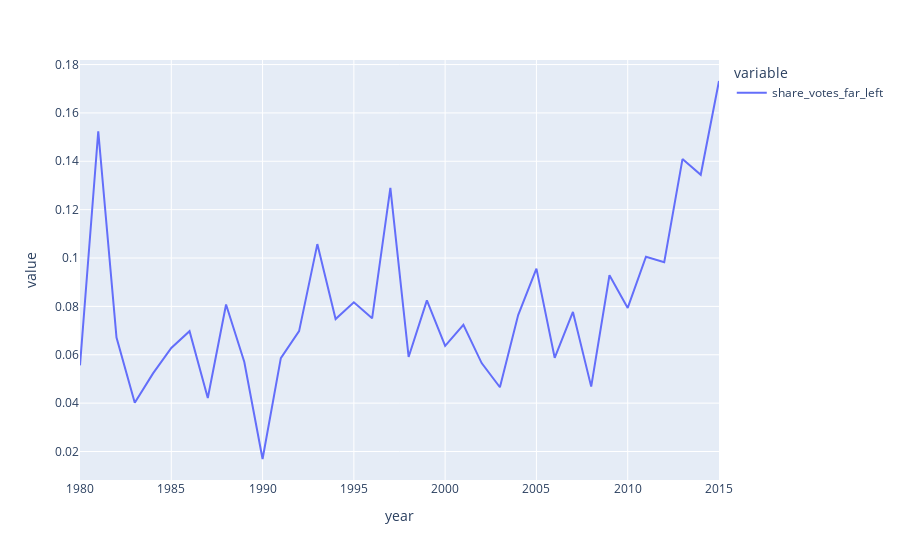

Notebook source saved alongside this figure:
### Code cell
only_elections.groupby("year")["share_votes_far_left"].mean().plot()

### Figure 1 — Plotly figure (JSON) as saved in the notebook; plotly's stock layout.template omitted (floating-point values rounded to 4 significant figures)
{"data": [{"hovertemplate": "variable=share_votes_far_left<br>year=%{x}<br>value=%{y}<extra></extra>", "legendgroup": "share_votes_far_left", "line": {"color": "#636efa", "dash": "solid"}, "marker": {"symbol": "circle"}, "mode": "lines", "name": "share_votes_far_left", "orientation": "v", "showlegend": true, "type": "scatter", "x": [1980, 1981, 1982, 1983, 1984, 1985, 1986, 1987, 1988, 1989, 1990, 1991, 1992, 1993, 1994, 1995, 1996, 1997, 1998, 1999, 2000, 2001, 2002, 2003, 2004, 2005, 2006, 2007, 2008, 2009, 2010, 2011, 2012, 2013, 2014, 2015], "xaxis": "x", "y": [0.05561, 0.1524, 0.06709, 0.04015, 0.0523, 0.06283, 0.06974, 0.04213, 0.08078, 0.05702, 0.0169, 0.05863, 0.06975, 0.1058, 0.07478, 0.0817, 0.07507, 0.129, 0.05908, 0.0825, 0.06369, 0.0724, 0.05656, 0.04657, 0.07639, 0.09561, 0.05875, 0.07772, 0.04683, 0.09288, 0.07937, 0.1005, 0.09828, 0.1409, 0.1344, 0.1732], "yaxis": "y"}], "layout": {"legend": {"title": {"text": "variable"}, "tracegroupgap": 0}, "margin": {"t": 60}, "xaxis": {"anchor": "y", "domain": [0, 1], "title": {"text": "year"}}, "yaxis": {"anchor": "x", "domain": [0, 1], "title": {"text": "value"}}}}
